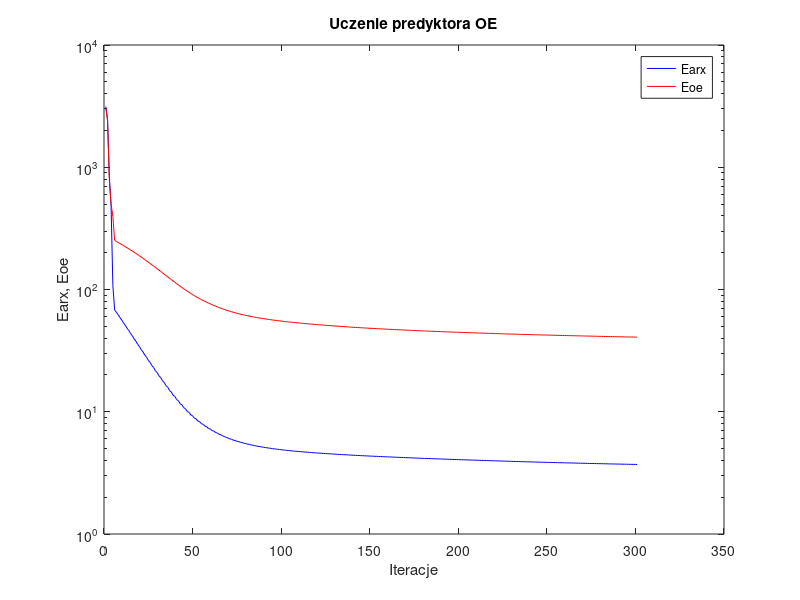
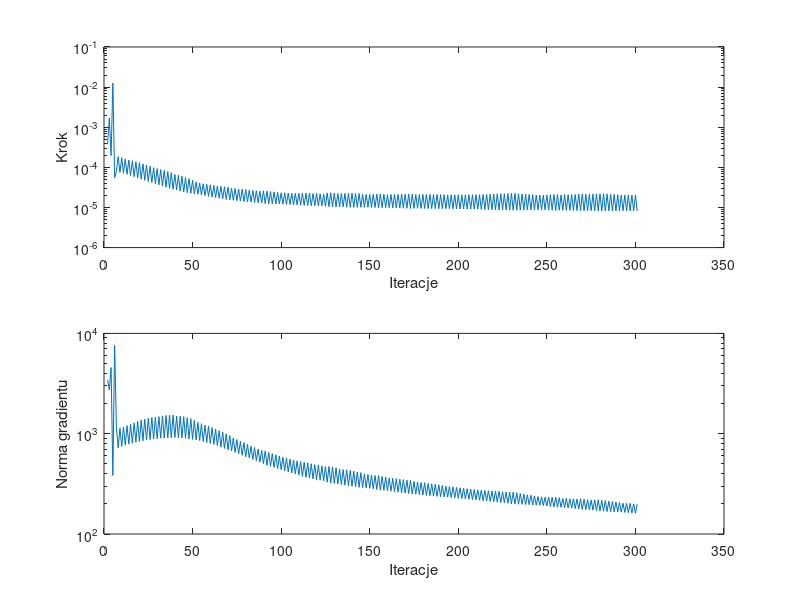

These charts were generated, in order, by the following MATLAB code:
%uczenie predyktora oe
clear all;
n=0; farx(n+1)=3.135178e+003; foe(n+1)=3.073440e+003; wspucz(n+1)=0.000000e+000; ng(n+1)=0.000000e+000;
n=1; farx(n+1)=2.484273e+003; foe(n+1)=2.403942e+003; krok(n+1)=3.748417e-004; ng(n+1)=3.422801e+003;
n=2; farx(n+1)=8.573548e+002; foe(n+1)=7.837951e+002; krok(n+1)=1.700633e-003; ng(n+1)=2.735786e+003;
n=3; farx(n+1)=4.784423e+002; foe(n+1)=5.037983e+002; krok(n+1)=1.969720e-004; ng(n+1)=4.566346e+003;
n=4; farx(n+1)=1.080996e+002; foe(n+1)=3.963029e+002; krok(n+1)=1.263902e-002; ng(n+1)=3.834750e+002;
n=5; farx(n+1)=6.804038e+001; foe(n+1)=2.525583e+002; krok(n+1)=5.493831e-005; ng(n+1)=7.607942e+003;
n=6; farx(n+1)=6.511189e+001; foe(n+1)=2.468255e+002; krok(n+1)=7.980756e-005; ng(n+1)=1.156422e+003;
n=7; farx(n+1)=6.220678e+001; foe(n+1)=2.422907e+002; krok(n+1)=1.848603e-004; ng(n+1)=7.240134e+002;
n=8; farx(n+1)=5.892274e+001; foe(n+1)=2.377354e+002; krok(n+1)=7.492449e-005; ng(n+1)=1.134049e+003;
n=9; farx(n+1)=5.634581e+001; foe(n+1)=2.331932e+002; krok(n+1)=1.736749e-004; ng(n+1)=7.475453e+002;
n=10; farx(n+1)=5.332130e+001; foe(n+1)=2.286657e+002; krok(n+1)=7.106649e-005; ng(n+1)=1.165117e+003;
n=11; farx(n+1)=5.100381e+001; foe(n+1)=2.241632e+002; krok(n+1)=1.627609e-004; ng(n+1)=7.686340e+002;
n=12; farx(n+1)=4.824944e+001; foe(n+1)=2.196568e+002; krok(n+1)=6.691701e-005; ng(n+1)=1.203632e+003;
n=13; farx(n+1)=4.616502e+001; foe(n+1)=2.151820e+002; krok(n+1)=1.529353e-004; ng(n+1)=7.879848e+002;
n=14; farx(n+1)=4.365750e+001; foe(n+1)=2.107211e+002; krok(n+1)=6.272673e-005; ng(n+1)=1.239925e+003;
n=15; farx(n+1)=4.176761e+001; foe(n+1)=2.062540e+002; krok(n+1)=1.457243e-004; ng(n+1)=8.051071e+002;
n=16; farx(n+1)=3.946562e+001; foe(n+1)=2.018117e+002; krok(n+1)=5.861720e-005; ng(n+1)=1.283505e+003;
n=17; farx(n+1)=3.778431e+001; foe(n+1)=1.974012e+002; krok(n+1)=1.376014e-004; ng(n+1)=8.219568e+002;
n=18; farx(n+1)=3.567547e+001; foe(n+1)=1.930004e+002; krok(n+1)=5.445660e-005; ng(n+1)=1.324820e+003;
n=19; farx(n+1)=3.415658e+001; foe(n+1)=1.885952e+002; krok(n+1)=1.316270e-004; ng(n+1)=8.352139e+002;
n=20; farx(n+1)=3.221330e+001; foe(n+1)=1.842440e+002; krok(n+1)=5.083014e-005; ng(n+1)=1.366646e+003;
n=21; farx(n+1)=3.089722e+001; foe(n+1)=1.799512e+002; krok(n+1)=1.223990e-004; ng(n+1)=8.495113e+002;
n=22; farx(n+1)=2.911557e+001; foe(n+1)=1.757157e+002; krok(n+1)=4.765565e-005; ng(n+1)=1.395756e+003;
n=23; farx(n+1)=2.798085e+001; foe(n+1)=1.715543e+002; krok(n+1)=1.144049e-004; ng(n+1)=8.630484e+002;
n=24; farx(n+1)=2.634416e+001; foe(n+1)=1.674140e+002; krok(n+1)=4.438276e-005; ng(n+1)=1.429100e+003;
n=25; farx(n+1)=2.535261e+001; foe(n+1)=1.633398e+002; krok(n+1)=1.070946e-004; ng(n+1)=8.730975e+002;
n=26; farx(n+1)=2.385357e+001; foe(n+1)=1.593563e+002; krok(n+1)=4.184295e-005; ng(n+1)=1.448431e+003;
n=27; farx(n+1)=2.302489e+001; foe(n+1)=1.554770e+002; krok(n+1)=9.798800e-005; ng(n+1)=8.855543e+002;
n=28; farx(n+1)=2.166312e+001; foe(n+1)=1.516728e+002; krok(n+1)=3.922460e-005; ng(n+1)=1.459719e+003;
n=29; farx(n+1)=2.093551e+001; foe(n+1)=1.478943e+002; krok(n+1)=9.292181e-005; ng(n+1)=8.929244e+002;
n=30; farx(n+1)=1.968802e+001; foe(n+1)=1.442232e+002; krok(n+1)=3.675596e-005; ng(n+1)=1.481220e+003;
n=31; farx(n+1)=1.906337e+001; foe(n+1)=1.406037e+002; krok(n+1)=8.763006e-005; ng(n+1)=9.011096e+002;
n=32; farx(n+1)=1.792567e+001; foe(n+1)=1.370590e+002; krok(n+1)=3.418410e-005; ng(n+1)=1.504041e+003;
n=33; farx(n+1)=1.736904e+001; foe(n+1)=1.335369e+002; krok(n+1)=8.388029e-005; ng(n+1)=9.034027e+002;
n=34; farx(n+1)=1.633443e+001; foe(n+1)=1.301437e+002; krok(n+1)=3.204087e-005; ng(n+1)=1.522323e+003;
n=35; farx(n+1)=1.585662e+001; foe(n+1)=1.267991e+002; krok(n+1)=7.907676e-005; ng(n+1)=9.078792e+002;
n=36; farx(n+1)=1.491982e+001; foe(n+1)=1.235682e+002; krok(n+1)=3.006913e-005; ng(n+1)=1.534879e+003;
n=37; farx(n+1)=1.451007e+001; foe(n+1)=1.204086e+002; krok(n+1)=7.411094e-005; ng(n+1)=9.114946e+002;
n=38; farx(n+1)=1.366533e+001; foe(n+1)=1.173760e+002; krok(n+1)=2.860122e-005; ng(n+1)=1.532622e+003;
n=39; farx(n+1)=1.333523e+001; foe(n+1)=1.144857e+002; krok(n+1)=6.666596e-005; ng(n+1)=9.171616e+002;
n=40; farx(n+1)=1.259165e+001; foe(n+1)=1.117179e+002; krok(n+1)=2.722830e-005; ng(n+1)=1.499872e+003;
n=41; farx(n+1)=1.230285e+001; foe(n+1)=1.089976e+002; krok(n+1)=6.352069e-005; ng(n+1)=9.128798e+002;
n=42; farx(n+1)=1.163703e+001; foe(n+1)=1.063998e+002; krok(n+1)=2.571568e-005; ng(n+1)=1.494808e+003;
n=43; farx(n+1)=1.138734e+001; foe(n+1)=1.038705e+002; krok(n+1)=6.009622e-005; ng(n+1)=9.063762e+002;
n=44; farx(n+1)=1.079401e+001; foe(n+1)=1.014532e+002; krok(n+1)=2.444110e-005; ng(n+1)=1.480495e+003;
n=45; farx(n+1)=1.058305e+001; foe(n+1)=9.913582e+001; krok(n+1)=5.575933e-005; ng(n+1)=8.983293e+002;
n=46; farx(n+1)=1.006177e+001; foe(n+1)=9.693015e+001; krok(n+1)=2.336603e-005; ng(n+1)=1.445638e+003;
n=47; farx(n+1)=9.879771e+000; foe(n+1)=9.480236e+001; krok(n+1)=5.249070e-005; ng(n+1)=8.858399e+002;
n=48; farx(n+1)=9.418053e+000; foe(n+1)=9.278185e+001; krok(n+1)=2.253084e-005; ng(n+1)=1.414336e+003;
n=49; farx(n+1)=9.270501e+000; foe(n+1)=9.088080e+001; krok(n+1)=4.765565e-005; ng(n+1)=8.770560e+002;
n=50; farx(n+1)=8.867317e+000; foe(n+1)=8.906901e+001; krok(n+1)=2.190752e-005; ng(n+1)=1.360381e+003;
n=51; farx(n+1)=8.744396e+000; foe(n+1)=8.735767e+001; krok(n+1)=4.341873e-005; ng(n+1)=8.668961e+002;
n=52; farx(n+1)=8.393865e+000; foe(n+1)=8.574507e+001; krok(n+1)=2.142725e-005; ng(n+1)=1.297308e+003;
n=53; farx(n+1)=8.289499e+000; foe(n+1)=8.419956e+001; krok(n+1)=4.073759e-005; ng(n+1)=8.549942e+002;
n=54; farx(n+1)=7.981971e+000; foe(n+1)=8.273164e+001; krok(n+1)=2.060293e-005; ng(n+1)=1.257372e+003;
n=55; farx(n+1)=7.888066e+000; foe(n+1)=8.131683e+001; krok(n+1)=3.909086e-005; ng(n+1)=8.370866e+002;
n=56; farx(n+1)=7.618237e+000; foe(n+1)=7.997802e+001; krok(n+1)=1.977673e-005; ng(n+1)=1.219996e+003;
n=57; farx(n+1)=7.532894e+000; foe(n+1)=7.868332e+001; krok(n+1)=3.791849e-005; ng(n+1)=8.180830e+002;
n=58; farx(n+1)=7.295406e+000; foe(n+1)=7.745688e+001; krok(n+1)=1.895924e-005; ng(n+1)=1.187516e+003;
n=59; farx(n+1)=7.218035e+000; foe(n+1)=7.627654e+001; krok(n+1)=3.670884e-005; ng(n+1)=7.998144e+002;
n=60; farx(n+1)=7.009314e+000; foe(n+1)=7.515768e+001; krok(n+1)=1.825109e-005; ng(n+1)=1.151126e+003;
n=61; farx(n+1)=6.939686e+000; foe(n+1)=7.408614e+001; krok(n+1)=3.533295e-005; ng(n+1)=7.808273e+002;
n=62; farx(n+1)=6.756841e+000; foe(n+1)=7.307174e+001; krok(n+1)=1.763713e-005; ng(n+1)=1.109043e+003;
n=63; farx(n+1)=6.693817e+000; foe(n+1)=7.209871e+001; krok(n+1)=3.440034e-005; ng(n+1)=7.604693e+002;
n=64; farx(n+1)=6.533105e+000; foe(n+1)=7.117189e+001; krok(n+1)=1.694172e-005; ng(n+1)=1.074083e+003;
n=65; farx(n+1)=6.474904e+000; foe(n+1)=7.028300e+001; krok(n+1)=3.369455e-005; ng(n+1)=7.375576e+002;
n=66; farx(n+1)=6.333626e+000; foe(n+1)=6.943883e+001; krok(n+1)=1.634484e-005; ng(n+1)=1.036376e+003;
n=67; farx(n+1)=6.280467e+000; foe(n+1)=6.862958e+001; krok(n+1)=3.282609e-005; ng(n+1)=7.148263e+002;
n=68; farx(n+1)=6.156271e+000; foe(n+1)=6.786384e+001; krok(n+1)=1.584198e-005; ng(n+1)=9.952899e+002;
n=69; farx(n+1)=6.107988e+000; foe(n+1)=6.712819e+001; krok(n+1)=3.204087e-005; ng(n+1)=6.922447e+002;
n=70; farx(n+1)=5.997756e+000; foe(n+1)=6.643167e+001; krok(n+1)=1.549259e-005; ng(n+1)=9.564592e+002;
n=71; farx(n+1)=5.956038e+000; foe(n+1)=6.577373e+001; krok(n+1)=3.032549e-005; ng(n+1)=6.734032e+002;
n=72; farx(n+1)=5.859169e+000; foe(n+1)=6.514871e+001; krok(n+1)=1.517047e-005; ng(n+1)=9.078454e+002;
n=73; farx(n+1)=5.821251e+000; foe(n+1)=6.454814e+001; krok(n+1)=2.972480e-005; ng(n+1)=6.509509e+002;
n=74; farx(n+1)=5.734928e+000; foe(n+1)=6.397719e+001; krok(n+1)=1.477879e-005; ng(n+1)=8.745490e+002;
n=75; farx(n+1)=5.700745e+000; foe(n+1)=6.342951e+001; krok(n+1)=2.897758e-005; ng(n+1)=6.295608e+002;
n=76; farx(n+1)=5.623669e+000; foe(n+1)=6.290916e+001; krok(n+1)=1.445172e-005; ng(n+1)=8.397431e+002;
n=77; farx(n+1)=5.592823e+000; foe(n+1)=6.240861e+001; krok(n+1)=2.860122e-005; ng(n+1)=6.097075e+002;
n=78; farx(n+1)=5.523327e+000; foe(n+1)=6.192793e+001; krok(n+1)=1.404611e-005; ng(n+1)=8.156954e+002;
n=79; farx(n+1)=5.495344e+000; foe(n+1)=6.146775e+001; krok(n+1)=2.801666e-005; ng(n+1)=5.893111e+002;
n=80; farx(n+1)=5.432554e+000; foe(n+1)=6.102835e+001; krok(n+1)=1.384553e-005; ng(n+1)=7.849370e+002;
n=81; farx(n+1)=5.408144e+000; foe(n+1)=6.060951e+001; krok(n+1)=2.692622e-005; ng(n+1)=5.728996e+002;
n=82; farx(n+1)=5.351583e+000; foe(n+1)=6.020942e+001; krok(n+1)=1.361415e-005; ng(n+1)=7.514767e+002;
n=83; farx(n+1)=5.329326e+000; foe(n+1)=5.982078e+001; krok(n+1)=2.677366e-005; ng(n+1)=5.532532e+002;
n=84; farx(n+1)=5.277449e+000; foe(n+1)=5.944912e+001; krok(n+1)=1.334403e-005; ng(n+1)=7.291729e+002;
n=85; farx(n+1)=5.257713e+000; foe(n+1)=5.909072e+001; krok(n+1)=2.617217e-005; ng(n+1)=5.364752e+002;
n=86; farx(n+1)=5.210050e+000; foe(n+1)=5.874758e+001; krok(n+1)=1.317649e-005; ng(n+1)=7.049539e+002;
n=87; farx(n+1)=5.192770e+000; foe(n+1)=5.841690e+001; krok(n+1)=2.550300e-005; ng(n+1)=5.211546e+002;
n=88; farx(n+1)=5.149045e+000; foe(n+1)=5.809943e+001; krok(n+1)=1.290553e-005; ng(n+1)=6.812889e+002;
n=89; farx(n+1)=5.133007e+000; foe(n+1)=5.778715e+001; krok(n+1)=2.605170e-005; ng(n+1)=5.019925e+002;
n=90; farx(n+1)=5.091993e+000; foe(n+1)=5.748473e+001; krok(n+1)=1.251850e-005; ng(n+1)=6.722102e+002;
n=91; farx(n+1)=5.077445e+000; foe(n+1)=5.719074e+001; krok(n+1)=2.581106e-005; ng(n+1)=4.847335e+002;
n=92; farx(n+1)=5.039065e+000; foe(n+1)=5.690950e+001; krok(n+1)=1.245057e-005; ng(n+1)=6.527333e+002;
n=93; farx(n+1)=5.026875e+000; foe(n+1)=5.663842e+001; krok(n+1)=2.492239e-005; ng(n+1)=4.732396e+002;
n=94; farx(n+1)=4.990927e+000; foe(n+1)=5.637680e+001; krok(n+1)=1.235197e-005; ng(n+1)=6.328799e+002;
n=95; farx(n+1)=4.980424e+000; foe(n+1)=5.612301e+001; krok(n+1)=2.453672e-005; ng(n+1)=4.603159e+002;
n=96; farx(n+1)=4.946414e+000; foe(n+1)=5.587698e+001; krok(n+1)=1.222055e-005; ng(n+1)=6.170332e+002;
n=97; farx(n+1)=4.937457e+000; foe(n+1)=5.563873e+001; krok(n+1)=2.394830e-005; ng(n+1)=4.481610e+002;
n=98; farx(n+1)=4.905171e+000; foe(n+1)=5.540876e+001; krok(n+1)=1.222055e-005; ng(n+1)=5.984027e+002;
n=99; farx(n+1)=4.897948e+000; foe(n+1)=5.518656e+001; krok(n+1)=2.322634e-005; ng(n+1)=4.388565e+002;
n=100; farx(n+1)=4.867289e+000; foe(n+1)=5.497022e+001; krok(n+1)=1.209645e-005; ng(n+1)=5.819467e+002;
n=101; farx(n+1)=4.861102e+000; foe(n+1)=5.475859e+001; krok(n+1)=2.322634e-005; ng(n+1)=4.263578e+002;
n=102; farx(n+1)=4.831593e+000; foe(n+1)=5.455230e+001; krok(n+1)=1.195092e-005; ng(n+1)=5.705072e+002;
n=103; farx(n+1)=4.826538e+000; foe(n+1)=5.435163e+001; krok(n+1)=2.285025e-005; ng(n+1)=4.158182e+002;
n=104; farx(n+1)=4.798132e+000; foe(n+1)=5.415638e+001; krok(n+1)=1.191391e-005; ng(n+1)=5.561528e+002;
n=105; farx(n+1)=4.794312e+000; foe(n+1)=5.396671e+001; krok(n+1)=2.253084e-005; ng(n+1)=4.070621e+002;
n=106; farx(n+1)=4.766851e+000; foe(n+1)=5.378009e+001; krok(n+1)=1.176389e-005; ng(n+1)=5.455827e+002;
n=107; farx(n+1)=4.763875e+000; foe(n+1)=5.359842e+001; krok(n+1)=2.253084e-005; ng(n+1)=3.964963e+002;
n=108; farx(n+1)=4.737207e+000; foe(n+1)=5.341938e+001; krok(n+1)=1.161317e-005; ng(n+1)=5.361227e+002;
n=109; farx(n+1)=4.735041e+000; foe(n+1)=5.324515e+001; krok(n+1)=2.253084e-005; ng(n+1)=3.869743e+002;
n=110; farx(n+1)=4.709182e+000; foe(n+1)=5.307305e+001; krok(n+1)=1.139931e-005; ng(n+1)=5.271405e+002;
n=111; farx(n+1)=4.707478e+000; foe(n+1)=5.290363e+001; krok(n+1)=2.277085e-005; ng(n+1)=3.761715e+002;
n=112; farx(n+1)=4.682261e+000; foe(n+1)=5.273830e+001; krok(n+1)=1.127096e-005; ng(n+1)=5.187896e+002;
n=113; farx(n+1)=4.681288e+000; foe(n+1)=5.257521e+001; krok(n+1)=2.284676e-005; ng(n+1)=3.677301e+002;
n=114; farx(n+1)=4.656512e+000; foe(n+1)=5.241549e+001; krok(n+1)=1.115605e-005; ng(n+1)=5.121816e+002;
n=115; farx(n+1)=4.656278e+000; foe(n+1)=5.225914e+001; krok(n+1)=2.254192e-005; ng(n+1)=3.605097e+002;
n=116; farx(n+1)=4.632104e+000; foe(n+1)=5.210644e+001; krok(n+1)=1.109774e-005; ng(n+1)=5.016775e+002;
n=117; farx(n+1)=4.632503e+000; foe(n+1)=5.195594e+001; krok(n+1)=2.230894e-005; ng(n+1)=3.538310e+002;
n=118; farx(n+1)=4.608861e+000; foe(n+1)=5.180969e+001; krok(n+1)=1.104522e-005; ng(n+1)=4.916264e+002;
n=119; farx(n+1)=4.609987e+000; foe(n+1)=5.166470e+001; krok(n+1)=2.253084e-005; ng(n+1)=3.476014e+002;
n=120; farx(n+1)=4.586357e+000; foe(n+1)=5.152149e+001; krok(n+1)=1.095376e-005; ng(n+1)=4.888315e+002;
n=121; farx(n+1)=4.588247e+000; foe(n+1)=5.138346e+001; krok(n+1)=2.190752e-005; ng(n+1)=3.437960e+002;
n=122; farx(n+1)=4.565112e+000; foe(n+1)=5.124665e+001; krok(n+1)=1.095376e-005; ng(n+1)=4.776159e+002;
n=123; farx(n+1)=4.567580e+000; foe(n+1)=5.111378e+001; krok(n+1)=2.167257e-005; ng(n+1)=3.388449e+002;
n=124; farx(n+1)=4.545139e+000; foe(n+1)=5.098192e+001; krok(n+1)=1.069939e-005; ng(n+1)=4.692497e+002;
n=125; farx(n+1)=4.547584e+000; foe(n+1)=5.084833e+001; krok(n+1)=2.307378e-005; ng(n+1)=3.279654e+002;
n=126; farx(n+1)=4.524960e+000; foe(n+1)=5.071681e+001; krok(n+1)=1.046329e-005; ng(n+1)=4.714473e+002;
n=127; farx(n+1)=4.527845e+000; foe(n+1)=5.058700e+001; krok(n+1)=2.322634e-005; ng(n+1)=3.229341e+002;
n=128; farx(n+1)=4.505346e+000; foe(n+1)=5.045889e+001; krok(n+1)=1.038706e-005; ng(n+1)=4.660478e+002;
n=129; farx(n+1)=4.508703e+000; foe(n+1)=5.033381e+001; krok(n+1)=2.288495e-005; ng(n+1)=3.190199e+002;
n=130; farx(n+1)=4.486522e+000; foe(n+1)=5.021071e+001; krok(n+1)=1.038706e-005; ng(n+1)=4.565644e+002;
n=131; farx(n+1)=4.490283e+000; foe(n+1)=5.009038e+001; krok(n+1)=2.230894e-005; ng(n+1)=3.155410e+002;
n=132; farx(n+1)=4.468615e+000; foe(n+1)=4.997303e+001; krok(n+1)=1.039083e-005; ng(n+1)=4.447102e+002;
n=133; farx(n+1)=4.472721e+000; foe(n+1)=4.985604e+001; krok(n+1)=2.230894e-005; ng(n+1)=3.112525e+002;
n=134; farx(n+1)=4.451219e+000; foe(n+1)=4.974204e+001; krok(n+1)=1.033992e-005; ng(n+1)=4.383795e+002;
n=135; farx(n+1)=4.455849e+000; foe(n+1)=4.962881e+001; krok(n+1)=2.253084e-005; ng(n+1)=3.076386e+002;
n=136; farx(n+1)=4.434331e+000; foe(n+1)=4.951623e+001; krok(n+1)=1.017255e-005; ng(n+1)=4.367059e+002;
n=137; farx(n+1)=4.439123e+000; foe(n+1)=4.940529e+001; krok(n+1)=2.262551e-005; ng(n+1)=3.029387e+002;
n=138; farx(n+1)=4.417839e+000; foe(n+1)=4.929604e+001; krok(n+1)=1.010485e-005; ng(n+1)=4.299787e+002;
n=139; farx(n+1)=4.422861e+000; foe(n+1)=4.918778e+001; krok(n+1)=2.265271e-005; ng(n+1)=2.988082e+002;
n=140; farx(n+1)=4.401680e+000; foe(n+1)=4.908159e+001; krok(n+1)=1.009346e-005; ng(n+1)=4.237060e+002;
n=141; farx(n+1)=4.407064e+000; foe(n+1)=4.897739e+001; krok(n+1)=2.224570e-005; ng(n+1)=2.961660e+002;
n=142; farx(n+1)=4.386221e+000; foe(n+1)=4.887482e+001; krok(n+1)=1.003721e-005; ng(n+1)=4.157139e+002;
n=143; farx(n+1)=4.391699e+000; foe(n+1)=4.877258e+001; krok(n+1)=2.230894e-005; ng(n+1)=2.918713e+002;
n=144; farx(n+1)=4.370895e+000; foe(n+1)=4.867301e+001; krok(n+1)=1.009346e-005; ng(n+1)=4.090888e+002;
n=145; farx(n+1)=4.376750e+000; foe(n+1)=4.857570e+001; krok(n+1)=2.139878e-005; ng(n+1)=2.906345e+002;
n=146; farx(n+1)=4.356353e+000; foe(n+1)=4.848062e+001; krok(n+1)=1.017076e-005; ng(n+1)=3.980031e+002;
n=147; farx(n+1)=4.362498e+000; foe(n+1)=4.838652e+001; krok(n+1)=2.114892e-005; ng(n+1)=2.881662e+002;
n=148; farx(n+1)=4.342246e+000; foe(n+1)=4.829404e+001; krok(n+1)=1.015759e-005; ng(n+1)=3.919760e+002;
n=149; farx(n+1)=4.348638e+000; foe(n+1)=4.820273e+001; krok(n+1)=2.102242e-005; ng(n+1)=2.854880e+002;
n=150; farx(n+1)=4.328563e+000; foe(n+1)=4.811245e+001; krok(n+1)=1.008355e-005; ng(n+1)=3.869067e+002;
n=151; farx(n+1)=4.335085e+000; foe(n+1)=4.802288e+001; krok(n+1)=2.122479e-005; ng(n+1)=2.818313e+002;
n=152; farx(n+1)=4.315110e+000; foe(n+1)=4.793422e+001; krok(n+1)=9.975945e-006; ng(n+1)=3.834815e+002;
n=153; farx(n+1)=4.321809e+000; foe(n+1)=4.784614e+001; krok(n+1)=2.167257e-005; ng(n+1)=2.780481e+002;
n=154; farx(n+1)=4.301814e+000; foe(n+1)=4.775813e+001; krok(n+1)=9.808732e-006; ng(n+1)=3.826818e+002;
n=155; farx(n+1)=4.308367e+000; foe(n+1)=4.767102e+001; krok(n+1)=2.170937e-005; ng(n+1)=2.738549e+002;
n=156; farx(n+1)=4.288527e+000; foe(n+1)=4.758593e+001; krok(n+1)=9.884595e-006; ng(n+1)=3.752188e+002;
n=157; farx(n+1)=4.295424e+000; foe(n+1)=4.750246e+001; krok(n+1)=2.122479e-005; ng(n+1)=2.726540e+002;
n=158; farx(n+1)=4.275739e+000; foe(n+1)=4.741965e+001; krok(n+1)=9.884595e-006; ng(n+1)=3.694173e+002;
n=159; farx(n+1)=4.282669e+000; foe(n+1)=4.733856e+001; krok(n+1)=2.078166e-005; ng(n+1)=2.703417e+002;
n=160; farx(n+1)=4.263393e+000; foe(n+1)=4.725883e+001; krok(n+1)=9.888364e-006; ng(n+1)=3.608947e+002;
n=161; farx(n+1)=4.270432e+000; foe(n+1)=4.717913e+001; krok(n+1)=2.105761e-005; ng(n+1)=2.670876e+002;
n=162; farx(n+1)=4.251196e+000; foe(n+1)=4.710038e+001; krok(n+1)=9.772716e-006; ng(n+1)=3.588970e+002;
n=163; farx(n+1)=4.258269e+000; foe(n+1)=4.702185e+001; krok(n+1)=2.132008e-005; ng(n+1)=2.636859e+002;
n=164; farx(n+1)=4.239038e+000; foe(n+1)=4.694428e+001; krok(n+1)=9.722265e-006; ng(n+1)=3.561439e+002;
n=165; farx(n+1)=4.246236e+000; foe(n+1)=4.686779e+001; krok(n+1)=2.122479e-005; ng(n+1)=2.613742e+002;
n=166; farx(n+1)=4.227179e+000; foe(n+1)=4.679185e+001; krok(n+1)=9.657027e-006; ng(n+1)=3.518998e+002;
n=167; farx(n+1)=4.234398e+000; foe(n+1)=4.671655e+001; krok(n+1)=2.142725e-005; ng(n+1)=2.582128e+002;
n=168; farx(n+1)=4.215413e+000; foe(n+1)=4.664182e+001; krok(n+1)=9.594052e-006; ng(n+1)=3.488467e+002;
n=169; farx(n+1)=4.222659e+000; foe(n+1)=4.656803e+001; krok(n+1)=2.142725e-005; ng(n+1)=2.556638e+002;
n=170; farx(n+1)=4.203838e+000; foe(n+1)=4.649489e+001; krok(n+1)=9.549067e-006; ng(n+1)=3.445583e+002;
n=171; farx(n+1)=4.211188e+000; foe(n+1)=4.642247e+001; krok(n+1)=2.167257e-005; ng(n+1)=2.530709e+002;
n=172; farx(n+1)=4.192386e+000; foe(n+1)=4.635005e+001; krok(n+1)=9.451001e-006; ng(n+1)=3.429734e+002;
n=173; farx(n+1)=4.199530e+000; foe(n+1)=4.627873e+001; krok(n+1)=2.139878e-005; ng(n+1)=2.502607e+002;
n=174; farx(n+1)=4.181036e+000; foe(n+1)=4.620913e+001; krok(n+1)=9.549067e-006; ng(n+1)=3.345972e+002;
n=175; farx(n+1)=4.188357e+000; foe(n+1)=4.614038e+001; krok(n+1)=2.097007e-005; ng(n+1)=2.493056e+002;
n=176; farx(n+1)=4.170048e+000; foe(n+1)=4.607254e+001; krok(n+1)=9.555815e-006; ng(n+1)=3.294788e+002;
n=177; farx(n+1)=4.177472e+000; foe(n+1)=4.600549e+001; krok(n+1)=2.092147e-005; ng(n+1)=2.475179e+002;
n=178; farx(n+1)=4.159312e+000; foe(n+1)=4.593877e+001; krok(n+1)=9.479621e-006; ng(n+1)=3.264152e+002;
n=179; farx(n+1)=4.166729e+000; foe(n+1)=4.587252e+001; krok(n+1)=2.122479e-005; ng(n+1)=2.447613e+002;
n=180; farx(n+1)=4.148611e+000; foe(n+1)=4.580652e+001; krok(n+1)=9.399927e-006; ng(n+1)=3.246735e+002;
n=181; farx(n+1)=4.155931e+000; foe(n+1)=4.574134e+001; krok(n+1)=2.114892e-005; ng(n+1)=2.424001e+002;
n=182; farx(n+1)=4.138032e+000; foe(n+1)=4.567705e+001; krok(n+1)=9.405221e-006; ng(n+1)=3.195214e+002;
n=183; farx(n+1)=4.145400e+000; foe(n+1)=4.561333e+001; krok(n+1)=2.109655e-005; ng(n+1)=2.406367e+002;
n=184; farx(n+1)=4.127618e+000; foe(n+1)=4.555019e+001; krok(n+1)=9.377529e-006; ng(n+1)=3.162009e+002;
n=185; farx(n+1)=4.134994e+000; foe(n+1)=4.548781e+001; krok(n+1)=2.102242e-005; ng(n+1)=2.389819e+002;
n=186; farx(n+1)=4.117372e+000; foe(n+1)=4.542592e+001; krok(n+1)=9.351708e-006; ng(n+1)=3.124671e+002;
n=187; farx(n+1)=4.124747e+000; foe(n+1)=4.536472e+001; krok(n+1)=2.102242e-005; ng(n+1)=2.371866e+002;
n=188; farx(n+1)=4.107275e+000; foe(n+1)=4.530393e+001; krok(n+1)=9.309975e-006; ng(n+1)=3.092309e+002;
n=189; farx(n+1)=4.114572e+000; foe(n+1)=4.524372e+001; krok(n+1)=2.097007e-005; ng(n+1)=2.352061e+002;
n=190; farx(n+1)=4.097265e+000; foe(n+1)=4.518431e+001; krok(n+1)=9.322149e-006; ng(n+1)=3.049408e+002;
n=191; farx(n+1)=4.104552e+000; foe(n+1)=4.512560e+001; krok(n+1)=2.067984e-005; ng(n+1)=2.340000e+002;
n=192; farx(n+1)=4.087453e+000; foe(n+1)=4.506773e+001; krok(n+1)=9.351708e-006; ng(n+1)=2.999841e+002;
n=193; farx(n+1)=4.094824e+000; foe(n+1)=4.501049e+001; krok(n+1)=2.058283e-005; ng(n+1)=2.328721e+002;
n=194; farx(n+1)=4.077872e+000; foe(n+1)=4.495350e+001; krok(n+1)=9.290308e-006; ng(n+1)=2.973944e+002;
n=195; farx(n+1)=4.085165e+000; foe(n+1)=4.489693e+001; krok(n+1)=2.071564e-005; ng(n+1)=2.306604e+002;
n=196; farx(n+1)=4.068342e+000; foe(n+1)=4.484084e+001; krok(n+1)=9.254712e-006; ng(n+1)=2.946461e+002;
n=197; farx(n+1)=4.075605e+000; foe(n+1)=4.478525e+001; krok(n+1)=2.071564e-005; ng(n+1)=2.289329e+002;
n=198; farx(n+1)=4.058928e+000; foe(n+1)=4.473013e+001; krok(n+1)=9.225986e-006; ng(n+1)=2.916458e+002;
n=199; farx(n+1)=4.066163e+000; foe(n+1)=4.467549e+001; krok(n+1)=2.071564e-005; ng(n+1)=2.272401e+002;
n=200; farx(n+1)=4.049632e+000; foe(n+1)=4.462130e+001; krok(n+1)=9.195979e-006; ng(n+1)=2.887424e+002;
n=201; farx(n+1)=4.056830e+000; foe(n+1)=4.456758e+001; krok(n+1)=2.071564e-005; ng(n+1)=2.255413e+002;
n=202; farx(n+1)=4.040440e+000; foe(n+1)=4.451431e+001; krok(n+1)=9.173490e-006; ng(n+1)=2.858312e+002;
n=203; farx(n+1)=4.047615e+000; foe(n+1)=4.446156e+001; krok(n+1)=2.068400e-005; ng(n+1)=2.239860e+002;
n=204; farx(n+1)=4.031388e+000; foe(n+1)=4.440919e+001; krok(n+1)=9.139546e-006; ng(n+1)=2.829561e+002;
n=205; farx(n+1)=4.038527e+000; foe(n+1)=4.435721e+001; krok(n+1)=2.077412e-005; ng(n+1)=2.221844e+002;
n=206; farx(n+1)=4.022433e+000; foe(n+1)=4.430556e+001; krok(n+1)=9.089066e-006; ng(n+1)=2.807563e+002;
n=207; farx(n+1)=4.029470e+000; foe(n+1)=4.425424e+001; krok(n+1)=2.078166e-005; ng(n+1)=2.202755e+002;
n=208; farx(n+1)=4.013540e+000; foe(n+1)=4.420360e+001; krok(n+1)=9.089066e-006; ng(n+1)=2.773922e+002;
n=209; farx(n+1)=4.020610e+000; foe(n+1)=4.415333e+001; krok(n+1)=2.077412e-005; ng(n+1)=2.189846e+002;
n=210; farx(n+1)=4.004794e+000; foe(n+1)=4.410332e+001; krok(n+1)=9.041389e-006; ng(n+1)=2.754868e+002;
n=211; farx(n+1)=4.011843e+000; foe(n+1)=4.405375e+001; krok(n+1)=2.092147e-005; ng(n+1)=2.172238e+002;
n=212; farx(n+1)=3.996163e+000; foe(n+1)=4.400426e+001; krok(n+1)=8.960031e-006; ng(n+1)=2.739748e+002;
n=213; farx(n+1)=4.003058e+000; foe(n+1)=4.395495e+001; krok(n+1)=2.110229e-005; ng(n+1)=2.148809e+002;
n=214; farx(n+1)=3.987528e+000; foe(n+1)=4.390630e+001; krok(n+1)=8.943311e-006; ng(n+1)=2.712179e+002;
n=215; farx(n+1)=3.994458e+000; foe(n+1)=4.385786e+001; krok(n+1)=2.122479e-005; ng(n+1)=2.134339e+002;
n=216; farx(n+1)=3.979013e+000; foe(n+1)=4.380958e+001; krok(n+1)=8.869972e-006; ng(n+1)=2.702393e+002;
n=217; farx(n+1)=3.985867e+000; foe(n+1)=4.376158e+001; krok(n+1)=2.142725e-005; ng(n+1)=2.114275e+002;
n=218; farx(n+1)=3.970543e+000; foe(n+1)=4.371385e+001; krok(n+1)=8.818566e-006; ng(n+1)=2.685269e+002;
n=219; farx(n+1)=3.977375e+000; foe(n+1)=4.366641e+001; krok(n+1)=2.167257e-005; ng(n+1)=2.095999e+002;
n=220; farx(n+1)=3.962121e+000; foe(n+1)=4.361900e+001; krok(n+1)=8.753864e-006; ng(n+1)=2.676963e+002;
n=221; farx(n+1)=3.968923e+000; foe(n+1)=4.357209e+001; krok(n+1)=2.190752e-005; ng(n+1)=2.077798e+002;
n=222; farx(n+1)=3.953765e+000; foe(n+1)=4.352504e+001; krok(n+1)=8.682944e-006; ng(n+1)=2.667376e+002;
n=223; farx(n+1)=3.960432e+000; foe(n+1)=4.347848e+001; krok(n+1)=2.201687e-005; ng(n+1)=2.057569e+002;
n=224; farx(n+1)=3.945449e+000; foe(n+1)=4.343227e+001; krok(n+1)=8.667355e-006; ng(n+1)=2.639785e+002;
n=225; farx(n+1)=3.952062e+000; foe(n+1)=4.338645e+001; krok(n+1)=2.198334e-005; ng(n+1)=2.042757e+002;
n=226; farx(n+1)=3.937271e+000; foe(n+1)=4.334102e+001; krok(n+1)=8.632369e-006; ng(n+1)=2.615527e+002;
n=227; farx(n+1)=3.943848e+000; foe(n+1)=4.329565e+001; krok(n+1)=2.226248e-005; ng(n+1)=2.024353e+002;
n=228; farx(n+1)=3.929169e+000; foe(n+1)=4.325049e+001; krok(n+1)=8.546025e-006; ng(n+1)=2.610483e+002;
n=229; farx(n+1)=3.935663e+000; foe(n+1)=4.320516e+001; krok(n+1)=2.277170e-005; ng(n+1)=2.001333e+002;
n=230; farx(n+1)=3.920997e+000; foe(n+1)=4.316010e+001; krok(n+1)=8.488840e-006; ng(n+1)=2.612051e+002;
n=231; farx(n+1)=3.927396e+000; foe(n+1)=4.311546e+001; krok(n+1)=2.265271e-005; ng(n+1)=1.986418e+002;
n=232; farx(n+1)=3.912869e+000; foe(n+1)=4.307140e+001; krok(n+1)=8.539569e-006; ng(n+1)=2.579520e+002;
n=233; farx(n+1)=3.919288e+000; foe(n+1)=4.302835e+001; krok(n+1)=2.198334e-005; ng(n+1)=1.983540e+002;
n=234; farx(n+1)=3.905017e+000; foe(n+1)=4.298565e+001; krok(n+1)=8.600086e-006; ng(n+1)=2.532177e+002;
n=235; farx(n+1)=3.911478e+000; foe(n+1)=4.294383e+001; krok(n+1)=2.167257e-005; ng(n+1)=1.977324e+002;
n=236; farx(n+1)=3.897371e+000; foe(n+1)=4.290190e+001; krok(n+1)=8.600086e-006; ng(n+1)=2.506859e+002;
n=237; farx(n+1)=3.903713e+000; foe(n+1)=4.286085e+001; krok(n+1)=2.132008e-005; ng(n+1)=1.965592e+002;
n=238; farx(n+1)=3.889877e+000; foe(n+1)=4.282019e+001; krok(n+1)=8.648025e-006; ng(n+1)=2.461210e+002;
n=239; farx(n+1)=3.896204e+000; foe(n+1)=4.278004e+001; krok(n+1)=2.109655e-005; ng(n+1)=1.956472e+002;
n=240; farx(n+1)=3.882534e+000; foe(n+1)=4.274015e+001; krok(n+1)=8.657728e-006; ng(n+1)=2.434932e+002;
n=241; farx(n+1)=3.888774e+000; foe(n+1)=4.270079e+001; krok(n+1)=2.078166e-005; ng(n+1)=1.946056e+002;
n=242; farx(n+1)=3.875306e+000; foe(n+1)=4.266195e+001; krok(n+1)=8.718949e-006; ng(n+1)=2.397370e+002;
n=243; farx(n+1)=3.881548e+000; foe(n+1)=4.262367e+001; krok(n+1)=2.036880e-005; ng(n+1)=1.941183e+002;
n=244; farx(n+1)=3.868299e+000; foe(n+1)=4.258573e+001; krok(n+1)=8.738463e-006; ng(n+1)=2.364969e+002;
n=245; farx(n+1)=3.874512e+000; foe(n+1)=4.254808e+001; krok(n+1)=2.031518e-005; ng(n+1)=1.929688e+002;
n=246; farx(n+1)=3.861374e+000; foe(n+1)=4.251068e+001; krok(n+1)=8.739066e-006; ng(n+1)=2.347905e+002;
n=247; farx(n+1)=3.867576e+000; foe(n+1)=4.247375e+001; krok(n+1)=2.018691e-005; ng(n+1)=1.920307e+002;
n=248; farx(n+1)=3.854631e+000; foe(n+1)=4.243691e+001; krok(n+1)=8.690837e-006; ng(n+1)=2.329361e+002;
n=249; farx(n+1)=3.860779e+000; foe(n+1)=4.240011e+001; krok(n+1)=2.058283e-005; ng(n+1)=1.900952e+002;
n=250; farx(n+1)=3.847884e+000; foe(n+1)=4.236334e+001; krok(n+1)=8.610243e-006; ng(n+1)=2.332552e+002;
n=251; farx(n+1)=3.853943e+000; foe(n+1)=4.232675e+001; krok(n+1)=2.077412e-005; ng(n+1)=1.883550e+002;
n=252; farx(n+1)=3.841200e+000; foe(n+1)=4.229037e+001; krok(n+1)=8.546025e-006; ng(n+1)=2.321553e+002;
n=253; farx(n+1)=3.847202e+000; foe(n+1)=4.225384e+001; krok(n+1)=2.122479e-005; ng(n+1)=1.863855e+002;
n=254; farx(n+1)=3.834478e+000; foe(n+1)=4.221747e+001; krok(n+1)=8.481911e-006; ng(n+1)=2.326270e+002;
n=255; farx(n+1)=3.840373e+000; foe(n+1)=4.218135e+001; krok(n+1)=2.114892e-005; ng(n+1)=1.849738e+002;
n=256; farx(n+1)=3.827768e+000; foe(n+1)=4.214572e+001; krok(n+1)=8.539569e-006; ng(n+1)=2.300503e+002;
n=257; farx(n+1)=3.833646e+000; foe(n+1)=4.211077e+001; krok(n+1)=2.047978e-005; ng(n+1)=1.848112e+002;
n=258; farx(n+1)=3.821384e+000; foe(n+1)=4.207626e+001; krok(n+1)=8.546025e-006; ng(n+1)=2.257322e+002;
n=259; farx(n+1)=3.827228e+000; foe(n+1)=4.204141e+001; krok(n+1)=2.092658e-005; ng(n+1)=1.829849e+002;
n=260; farx(n+1)=3.814936e+000; foe(n+1)=4.200685e+001; krok(n+1)=8.501198e-006; ng(n+1)=2.265091e+002;
n=261; farx(n+1)=3.820759e+000; foe(n+1)=4.197266e+001; krok(n+1)=2.077412e-005; ng(n+1)=1.820838e+002;
n=262; farx(n+1)=3.808624e+000; foe(n+1)=4.193865e+001; krok(n+1)=8.488840e-006; ng(n+1)=2.246340e+002;
n=263; farx(n+1)=3.814435e+000; foe(n+1)=4.190487e+001; krok(n+1)=2.092147e-005; ng(n+1)=1.808118e+002;
n=264; farx(n+1)=3.802390e+000; foe(n+1)=4.187106e+001; krok(n+1)=8.429495e-006; ng(n+1)=2.242838e+002;
n=265; farx(n+1)=3.808105e+000; foe(n+1)=4.183748e+001; krok(n+1)=2.105761e-005; ng(n+1)=1.792071e+002;
n=266; farx(n+1)=3.796225e+000; foe(n+1)=4.180410e+001; krok(n+1)=8.379583e-006; ng(n+1)=2.229075e+002;
n=267; farx(n+1)=3.801946e+000; foe(n+1)=4.177057e+001; krok(n+1)=2.167257e-005; ng(n+1)=1.774056e+002;
n=268; farx(n+1)=3.790028e+000; foe(n+1)=4.173685e+001; krok(n+1)=8.272636e-006; ng(n+1)=2.248472e+002;
n=269; farx(n+1)=3.795582e+000; foe(n+1)=4.170339e+001; krok(n+1)=2.170937e-005; ng(n+1)=1.756612e+002;
n=270; farx(n+1)=3.783819e+000; foe(n+1)=4.167041e+001; krok(n+1)=8.316918e-006; ng(n+1)=2.221473e+002;
n=271; farx(n+1)=3.789383e+000; foe(n+1)=4.163788e+001; krok(n+1)=2.132008e-005; ng(n+1)=1.752073e+002;
n=272; farx(n+1)=3.777810e+000; foe(n+1)=4.160557e+001; krok(n+1)=8.318815e-006; ng(n+1)=2.196792e+002;
n=273; farx(n+1)=3.783321e+000; foe(n+1)=4.157343e+001; krok(n+1)=2.132008e-005; ng(n+1)=1.740081e+002;
n=274; farx(n+1)=3.771888e+000; foe(n+1)=4.154156e+001; krok(n+1)=8.295367e-006; ng(n+1)=2.182114e+002;
n=275; farx(n+1)=3.777421e+000; foe(n+1)=4.150972e+001; krok(n+1)=2.167257e-005; ng(n+1)=1.726812e+002;
n=276; farx(n+1)=3.765995e+000; foe(n+1)=4.147773e+001; krok(n+1)=8.219763e-006; ng(n+1)=2.191789e+002;
n=277; farx(n+1)=3.771476e+000; foe(n+1)=4.144609e+001; krok(n+1)=2.190752e-005; ng(n+1)=1.712081e+002;
n=278; farx(n+1)=3.760160e+000; foe(n+1)=4.141430e+001; krok(n+1)=8.155065e-006; ng(n+1)=2.187409e+002;
n=279; farx(n+1)=3.765500e+000; foe(n+1)=4.138264e+001; krok(n+1)=2.209045e-005; ng(n+1)=1.694393e+002;
n=280; farx(n+1)=3.754321e+000; foe(n+1)=4.135135e+001; krok(n+1)=8.155065e-006; ng(n+1)=2.169654e+002;
n=281; farx(n+1)=3.759635e+000; foe(n+1)=4.132021e+001; krok(n+1)=2.202092e-005; ng(n+1)=1.684595e+002;
n=282; farx(n+1)=3.748566e+000; foe(n+1)=4.128934e+001; krok(n+1)=8.153596e-006; ng(n+1)=2.155489e+002;
n=283; farx(n+1)=3.753804e+000; foe(n+1)=4.125875e+001; krok(n+1)=2.170937e-005; ng(n+1)=1.675715e+002;
n=284; farx(n+1)=3.742909e+000; foe(n+1)=4.122865e+001; krok(n+1)=8.205260e-006; ng(n+1)=2.125267e+002;
n=285; farx(n+1)=3.748180e+000; foe(n+1)=4.119887e+001; krok(n+1)=2.142725e-005; ng(n+1)=1.671330e+002;
n=286; farx(n+1)=3.737405e+000; foe(n+1)=4.116921e+001; krok(n+1)=8.205260e-006; ng(n+1)=2.109878e+002;
n=287; farx(n+1)=3.742595e+000; foe(n+1)=4.113991e+001; krok(n+1)=2.114892e-005; ng(n+1)=1.662278e+002;
n=288; farx(n+1)=3.732000e+000; foe(n+1)=4.111097e+001; krok(n+1)=8.245016e-006; ng(n+1)=2.080974e+002;
n=289; farx(n+1)=3.737180e+000; foe(n+1)=4.108228e+001; krok(n+1)=2.092658e-005; ng(n+1)=1.655753e+002;
n=290; farx(n+1)=3.726695e+000; foe(n+1)=4.105381e+001; krok(n+1)=8.269595e-006; ng(n+1)=2.063217e+002;
n=291; farx(n+1)=3.731816e+000; foe(n+1)=4.102576e+001; krok(n+1)=2.047978e-005; ng(n+1)=1.650249e+002;
n=292; farx(n+1)=3.721544e+000; foe(n+1)=4.099807e+001; krok(n+1)=8.311102e-006; ng(n+1)=2.030664e+002;
n=293; farx(n+1)=3.726663e+000; foe(n+1)=4.097047e+001; krok(n+1)=2.044242e-005; ng(n+1)=1.642124e+002;
n=294; farx(n+1)=3.716482e+000; foe(n+1)=4.094304e+001; krok(n+1)=8.287718e-006; ng(n+1)=2.022273e+002;
n=295; farx(n+1)=3.721592e+000; foe(n+1)=4.091575e+001; krok(n+1)=2.058283e-005; ng(n+1)=1.631408e+002;
n=296; farx(n+1)=3.711472e+000; foe(n+1)=4.088845e+001; krok(n+1)=8.245016e-006; ng(n+1)=2.020500e+002;
n=297; farx(n+1)=3.716481e+000; foe(n+1)=4.086139e+001; krok(n+1)=2.047978e-005; ng(n+1)=1.619744e+002;
n=298; farx(n+1)=3.706513e+000; foe(n+1)=4.083465e+001; krok(n+1)=8.272636e-006; ng(n+1)=1.997537e+002;
n=299; farx(n+1)=3.711507e+000; foe(n+1)=4.080807e+001; krok(n+1)=2.034152e-005; ng(n+1)=1.612599e+002;
n=300; farx(n+1)=3.701648e+000; foe(n+1)=4.078170e+001; krok(n+1)=8.272636e-006; ng(n+1)=1.983802e+002;

figure; semilogy(farx,'b'); hold on; semilogy(foe,'r'); xlabel('Iteracje'); ylabel('Earx, Eoe'); legend('Earx','Eoe'); title('Uczenie predyktora OE');
figure; subplot(2,1,1); semilogy(krok); xlabel('Iteracje'); ylabel('Krok');
subplot(2,1,2); semilogy(ng); xlabel('Iteracje'); ylabel('Norma gradientu');
Earx=farx(n+1)
Eoe=foe(n+1)
